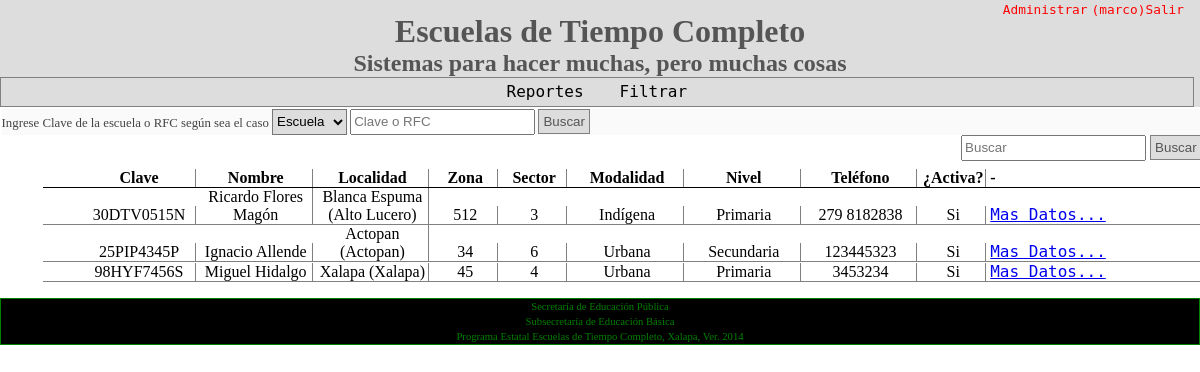
Page /escuelas/ (signed in) on the committed database.
### escuelas/models.py (models this page shows, shortened)
class Escuela(models.Model):
    clave = models.CharField(max_length=15, unique=True)
    nombre = models.CharField(max_length=100)
    municipio = models.ForeignKey(Municipio)
    localidad = models.ForeignKey(Localidad)
    zona = models.PositiveIntegerField()
    sector = models.PositiveIntegerField()
    modalidad = models.ForeignKey(Modalidad)
    nivel = models.ForeignKey(Nivel)
    email = models.EmailField(max_length=255)
    telefono = models.CharField(max_length=25)
    calle = models.CharField(max_length=255)
    numero = models.CharField(max_length=30)
    colonia = models.CharField(max_length=255)
    cod_postal = models.PositiveIntegerField()
    afiliada = models.BooleanField(default=False)
    objects = EscuelaQuerySet.as_manager()
    def esta_afiliada(self):
        if self.afiliada:
            return "Si"
        else:
            return "No"

### lugares/models.py (models this page shows, shortened)
class Localidad(models.Model):
    localidad = models.CharField(max_length=255)
    municipio = models.ForeignKey(Municipio)
    def __unicode__(self):
        return "%s (%s)" % (self.localidad, self.municipio.municipio)

class Municipio(models.Model):
    municipio = models.CharField(max_length=255)

### caracteristicas/models.py (models this page shows)
class Modalidad(models.Model):
    modalidad = models.CharField(max_length=50)
    def __unicode__(self):
        return self.modalidad

class Nivel(models.Model):
    nivel = models.CharField(max_length=50)
    def __unicode__(self):
        return self.nivel

### escuelas/views.py (the view)
# urls.py: url(r'^escuelas/$', EscuelasView.as_view(), name="escuelas"),
class EscuelasView(generic.ListView):
    model = Escuela
    template_name = "escuelas/escuela_list.html"
    def get_queryset(self):
        if self.kwargs.get("clave"):
            queryset = self.model.objects.filter(clave=self.kwargs['clave'])
        else:
            queryset = super(EscuelasView, self).get_queryset()
        return queryset

### escuelas/templates/escuelas/escuela_list.html
{% extends "base.html" %}
{% block content %}
<ul class="lista-escuela">
<li class="fila">
    <ul class="encabezado">
        <li class="item-esc">Clave</li>
        <li class="item-esc">Nombre</li>
        <li class="item-esc">Localidad</li>
        <li class="peque">Zona</li>
        <li class="peque">Sector</li>
        <li class="item-esc">Modalidad</li>
        <li class="item-esc">Nivel</li>
        <li class="item-esc">Teléfono</li>
        <li class="peque">¿Activa?</li>
        <li>-</li>
    </ul>
</li>
{% for escuela in object_list %}
<li class="fila">
    <ul class="resultado">
        <li class="item-esc">
            {{escuela.clave}}
        </li>
        <li class="item-esc">
            {{escuela.nombre}}
        </li>
        <li class="item-esc">
            {{escuela.localidad}}
        </li>
        <li class="peque">
            {{escuela.zona}}
        </li>
        <li class="peque">
            {{escuela.sector}}
        </li>
        <li class="item-esc">
            {{escuela.modalidad}}
        </li>
        <li class="item-esc">
            {{escuela.nivel}}
        </li>
        <li class="item-esc">{{escuela.telefono}}</li>
        <li class="peque">{{escuela.esta_afiliada}}
        </li>
        <li>
            <a href="{% url 'detalle-escuela' escuela.clave escuela.id %}">Mas Datos...</a>
        </li>
    </ul>
</li>
{% empty %}
No existe esta escuela o no se ha dado de alta
{% endfor %}
</ul>
{% endblock content %}

### templates/base.html (shortened to what this page needs)
<!DOCTYPE html>
<html lang="en">
<head>
    {% load static from staticfiles %}
    <link rel="stylesheet" href="{% static 'css/estilos.css' %}">
</head>
<body>
<header>
    <h1>
        Escuelas de Tiempo Completo
    </h1>
    <h2>
        Sistemas para hacer muchas, pero muchas cosas
    </h2>
    <nav>
        {% if user.is_authenticated %}
        <ul class="menu-2">
            <li><a href="/admin/">Administrar</a></li>
            <li><a href="{% url 'salir' %}">({{user}})Salir</a></li>
        </ul>
            <ul class="menu">
                <li class="item"><a href="">Reportes</a></li>
                <li class="item"><a href="">Filtrar</a></li>
            </ul>
        {% endif%}
    </nav>
</header>
<div class="content">
{% if user.is_authenticated %}
<div class="forms">
<form action="{% url 'consulta' %}" class="form-consulta">
    Ingrese Clave de la escuela o RFC según sea el caso
    <select name="tipo-busqueda" class="select-consulta">
        <option value="escuela">Escuela</option>
    </select>
    <input type="text" name="consulta" class="campos-busqueda" placeholder="Clave o RFC">
    <input type="submit" value="Buscar" class="btn-busca">
</form>
<form action="{% url 'consulta' %}" class="form-busqueda">
    <input type="text" name="busqueda" placeholder="Buscar" class="campos-busqueda">
    <input type="submit" value="Buscar" class="btn-busca">
</form>
</div>
<section class="cuerpo">
{% endif %}
{% block content %}
{% endblock content %}
</div>
<footer>
    <small>
        Secretaría de Educación Pública<br>
        Subsecretaría de Educación Básica<br>
        Programa Estatal Escuelas de Tiempo Completo, Xalapa, Ver. 2014
    </small>
</footer>
</body>
</html>

### static/css/estilos.css (style rules this page uses)
body { background: white; font-size: 16px; font-family: 'consolas'; margin: 0px; }
header { background: #ddd; margin: 0px; text-align: center; }
footer { background: black; border: 1px solid green; color: green; font-size: 0.8em; text-align: center; }
h1 { padding-top: 0.4em; }
h1, h2 { color:#555; font-family: "Caviar Dreams"; margin: 0px; }
a { font-family: 'monospace' }
.cuerpo { padding-top: 1em; padding-left: 0.2em; }
.content { margin: 0px auto; max-width: 80em; width: 100%; }
.menu { border:1px solid gray; list-style: none; margin: 0px; padding: 0.3em; text-align: center; width: 98.5%; }
.item { display: inline-block; }
.item a { color: black; padding: 0.4em 1em 0.4em 1em; text-decoration: none; }
.menu-2 { margin: 0px; position: absolute; right: 1em; top: 0em; }
.menu-2 li { text-align: center; display: inline-block; }
.menu-2 li a { color: red; text-decoration: none; font-size: 0.8em; }
.lista-escuela li { display: inline-block; }
.peque { border-right: 1px solid gray; width: 4em; }
.encabezado { border-bottom: 1px solid black; font-weight: bold; }
.encabezado li { text-align: center; }
.resultado { border-bottom: 1px solid gray; }
.resultado li { text-align: center; }
.fila { width: 100%; }
.item-esc { border-right: 1px solid gray; width: 10%; }
.forms { background: #FAFAFA; color:#444; font-family: 'ubuntu'; margin: 0.1em; width: 100%; }
.form-consulta { font-size: 0.8em; }
.form-busqueda { float: right; }
.campos-busqueda { height: 1.5em; margin: 0px; }
.btn-busca { background: #DDD; border: 1px solid gray; color: #555; margin: 0px; padding: 0.3em; }
.select-consulta { background: #DDD; height: 1.9em; margin: 0px; }

### rows in the picture
Escuela: clave "30DTV0515N", nombre "Ricardo Flores Magón", localidad "Blanca Espuma (Alto Lucero)", zona "512", sector "3", modalidad "Indígena", nivel "Primaria", telefono "279 8182838", esta_afiliada "Si"
Escuela: clave "25PIP4345P", nombre "Ignacio Allende", localidad "Actopan (Actopan)", zona "34", sector "6", modalidad "Urbana", nivel "Secundaria", telefono "123445323", esta_afiliada "Si"
Escuela: clave "98HYF7456S", nombre "Miguel Hidalgo", localidad "Xalapa (Xalapa)", zona "45", sector "4", modalidad "Urbana", nivel "Primaria", telefono "3453234", esta_afiliada "Si"

### other values in the picture
{{ user }} "marco"
